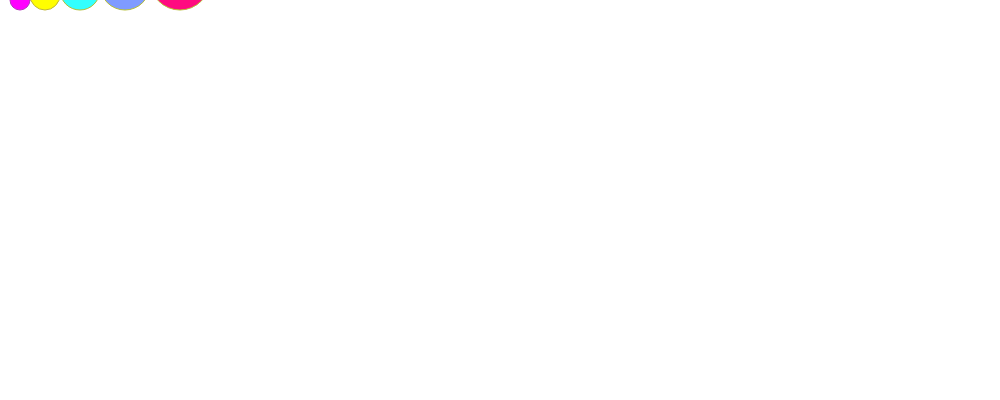
Frame 1 (no input)
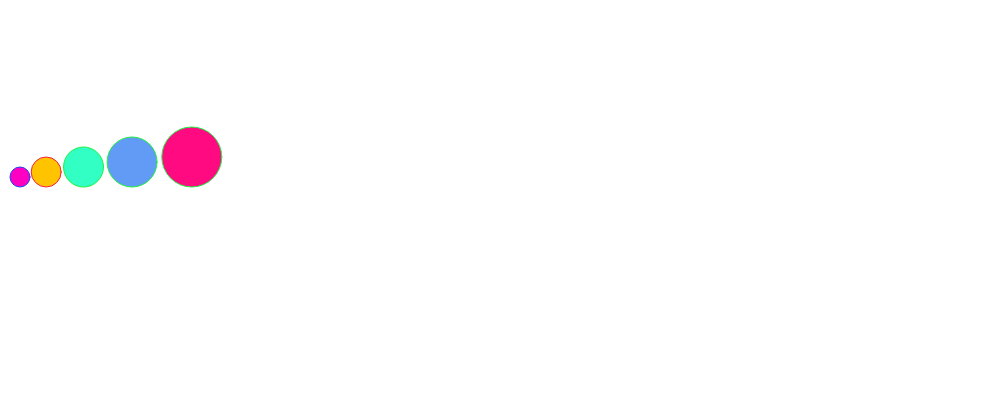
Frame 60 (no input)
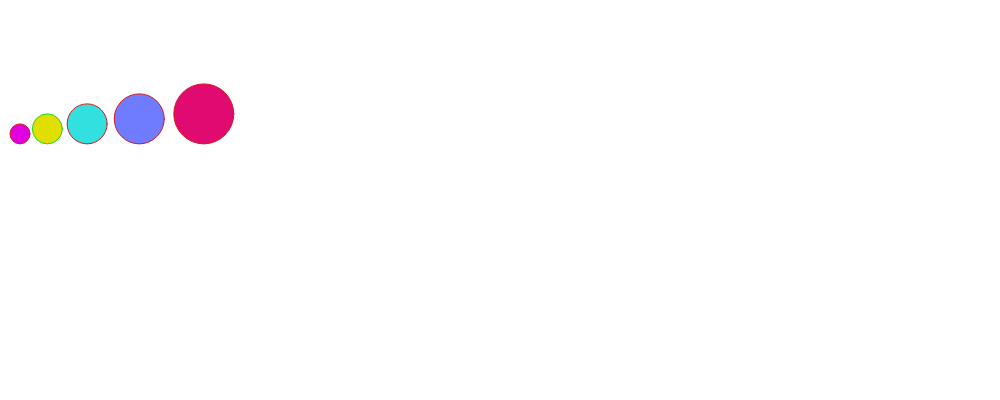
Frame 120 (the mouse pressed at the canvas centre since frame 60)

The p5.js sketch that drew these frames (run headless with seeded random() and noise() and a simulated clock; from frame 60 on, the mouse is pressed at the canvas centre):

// p5.js sketch
// ── sketch.js
var xPosition;
var yPosition;
var zPosition;
var wPosition;

var myRed;
var myGreen;
var myBlue;

var circleRed;
var circleGreen;
var circleBlue;


var circleX = 20;
var circleY = 0;

var i 

var speed = 0;

var gravity = 0.1;

function setup() {
  createCanvas(1000, 400);
  circleRed = 255;
  circleGreen = 255;
  xPosition = 45;
  yPosition = 80;
  zPosition = 125;
  wPosition = 180;
}

function draw() {


  myRed = random(255);
  myGreen = random(255);
  myBlue = random(255);
  circleBlue = random(255);
  


  //var size = random(50)
  background(255);

  circleY = circleY + speed;
  speed = speed + gravity;

    if(circleY < height / 2){
        circleRed ++;
        circleGreen --;
     }else{
        circleRed --;
        circleGreen ++;
      }
  if(circleRed >= 255){
     circleRed = 255;
  }else if (circleRed <=  0){
   circleRed = 0;
  }
  if(circleGreen >= 255){
      circleGreen = 255;
  }else if (circleGreen <=  0){
      circleGreen = 0;
  }



  stroke(myRed, myGreen, myBlue);
  fill(circleRed, 0, circleGreen);
  ellipse(circleX, circleY, 20, 20);


  stroke(myBlue, myRed, myGreen);
  fill(circleRed, circleGreen, 0);
  ellipse(xPosition, circleY - 5, 30, 30);


  stroke(myRed, myBlue, myGreen);
  fill(50, circleRed, circleGreen);
  ellipse(yPosition, circleY - 10, 40, 40);


  stroke(myRed, myBlue, myGreen);
  fill(circleGreen*0.5, circleRed-100, circleGreen+50);
  ellipse(zPosition, circleY - 15, 50, 50);

  stroke(myRed, myBlue, myGreen);
  fill(circleRed, 10, circleRed*0.5);
  ellipse(wPosition, circleY - 20, 60, 60 );


  if (circleY > height - 50) {
    speed = speed * -0.95;
  }  
   
  xPosition = xPosition + 0.02;
  yPosition = yPosition + 0.06;
  zPosition = zPosition + 0.12;
  wPosition = wPosition + 0.2;

}
